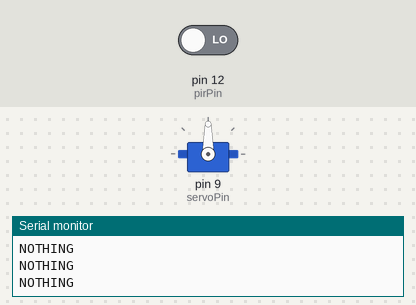
A sketch run on a simulated Arduino Uno, built with avr-gcc and run on an emulated ATmega328P. Parts: servo, the last lines printed to the serial monitor. Inputs (shaded band) come from the test bench; at power-on: pin 12 (pirPin) LOW.

Above: at 1.2 s.
1.3 s: pin 12 (pirPin) driven HIGH
At 1.46 s:
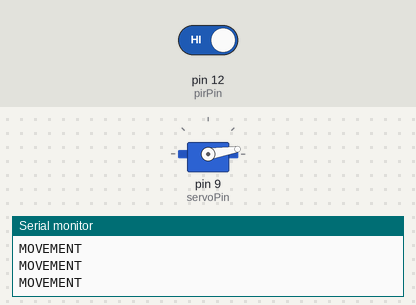
At 2.07 s:
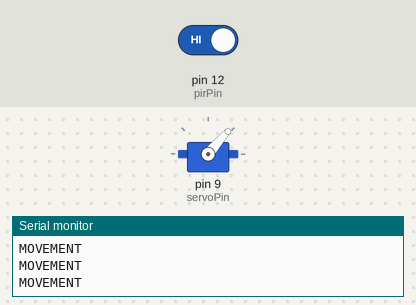
Timing chart, 0 to 10.3 s (numbered marks = the images above; inputs shaded):
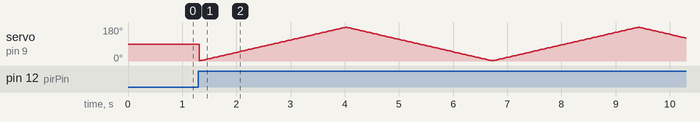

The sketch:

Servo_And_PIR.ino
```cpp
#include <Servo.h>

int servoPin = 9;
int pirPin = 12;

Servo servo;

int angle = 0;
boolean goingUp = true;

void setup()
{
  servo.attach(servoPin);
  pinMode(pirPin, INPUT);
  Serial.begin(9600);
}

void loop()
{
  long now = millis();
  if (digitalRead(pirPin) == HIGH)
  {
    Serial.println("MOVEMENT");
    if (goingUp)
    {
      if (angle >= 179)
      {
        goingUp = false;
        angle--;
      }
      else
      {
        angle++;
      }
    }
    else
    {
      if (angle <= 1)
      {
        goingUp = true;
        angle++;
      }
      else
      {
        angle--;
      }
    }

    servo.write(angle);
  }
  else
  {
    Serial.println("NOTHING");
  }

  delay(15);


  //for (angle = 180; angle > 0; angle--)
  //{
    //servo.write(angle);
    //delay(15);
  //}
}
```
